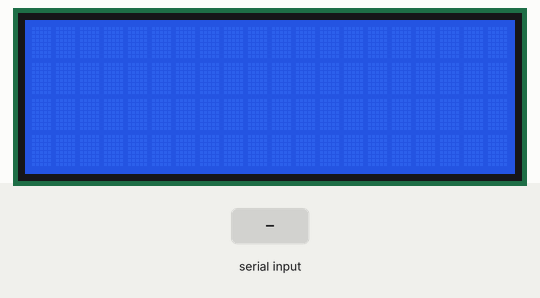
Bench run of a program on a simulated Raspberry Pi (BCM pin numbers). On the bench: 20×4 character LCD. Inputs (shaded band) come from the test bench. What the program prints to the terminal is not drawn.

Above: at 1.2 s.
1.3 s: "1" typed at the terminal, then Enter
2.8 s: "0" typed at the terminal, then Enter
At 4.2 s:
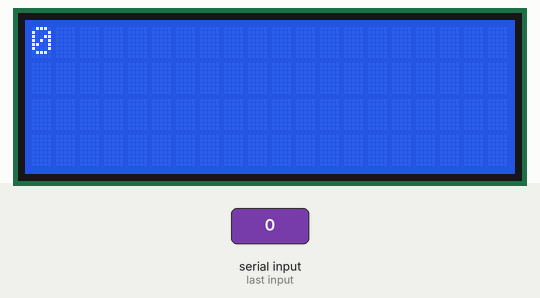
Timing chart, 0 to 5.8 s (numbered marks = the images above; inputs shaded):
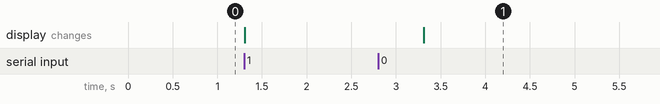

Measured:
- after the input at 2.8 s, the display: changes after 0.51 s (image 1)

The program:

prompt-string-write.py
```python
# Import the CharLCD class from the RPLCD.i2c module to control the LCD display
from RPLCD.i2c import CharLCD
import time  # Import the time module to use the sleep function

# Initialize the LCD with the I2C address (0x27). Modify the address if necessary.
lcd = CharLCD('PCF8574', 0x27)

def main():
    # Infinite loop to continually prompt for user input
    while True:
        # Prompt the user to enter a string to display on the LCD
        user_input = input("Enter a string to display on the LCD (or 'exit' to quit): ")

        # Check if the user input is 'exit' (case-insensitive)
        if user_input.lower() == 'exit':
            break  # Exit the loop if the user wants to quit

        # Clear the LCD display before writing new content
        lcd.clear()

        # Write the user input to the LCD display
        lcd.write_string(user_input)

        # Wait for 2 seconds before prompting the user again
        time.sleep(2)

    # Clear the LCD display before exiting the program
    lcd.clear()

# Entry point of the program. Run the main function if this script is executed directly.
if __name__ == "__main__":
    main()
```
